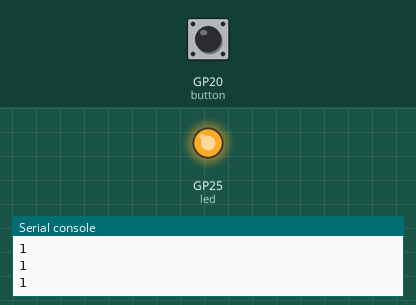
Recording of a program running on a simulated Raspberry Pi Pico running MicroPython. Shown: output pins drawn as LEDs (lit = HIGH), the last lines printed to the serial console. The test bench sets the inputs (shaded band); at power-on: GP20 (button) HIGH.

Above: at 1.2 s.
1.3 s: GP20 (button) pulled LOW for 0.15 s
At 1.4 s:
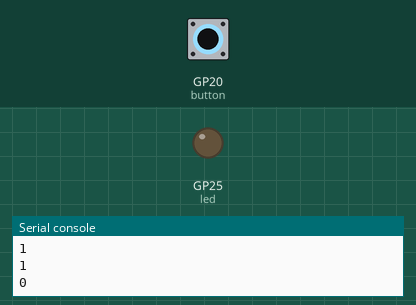
3.0 s: GP20 (button) pulled LOW for 3.2 s
At 6.8 s:
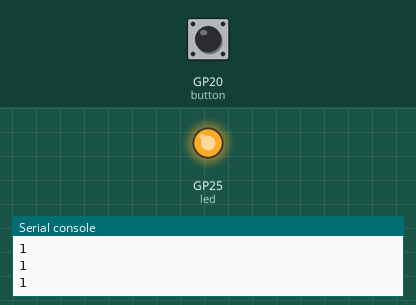
Timing chart, 0 to 8.3 s (numbered marks = the images above; inputs shaded):
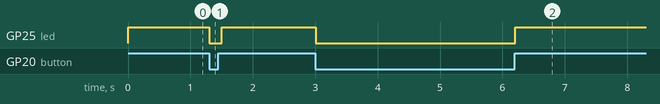

The program:

Button.py
```python
"""
버튼을 누르면 LED가 꺼지고, 버튼을 누르지 않으면 LED가 켜지는 의사코드

1. LED 핀 설정
2. 버튼 핀 설정
3. 무한 루프
    4. 버튼의 상태 확인
    5. 버튼이 눌렸을 때
        6. LED 끄기
    7. 버튼이 눌리지 않았을 때
        8. LED 켜기
    9. 0.1초 대기
"""

from machine import Pin
from utime import sleep
import utime

led = Pin('LED', Pin.OUT)

# GPIO 20번 핀에 연결된 버튼을 입력 모드로 설정합니다. 내부 풀업 저항을 활성화합니다.
button = Pin(20, Pin.IN, Pin.PULL_UP)


# 무한 루프를 통해 버튼의 상태를 지속적으로 확인하고 LED를 제어합니다.
while True:
    # button의 상태를 출력합니다. (눌렸을 때 0, 눌리지 않았을 때 1)
    print(button.value())

    if button.value() == 0:
        led.value(False)
    else:
        led.value(True)

    # 0.1초마다 반복합니다.
    utime.sleep(0.1)
```

Measured:
- after the input at 1.3 s, GP25 (led): HIGH → LOW at once, → HIGH 0.20 s later
- after the input at 3.0 s, GP25 (led): HIGH → LOW at once, → HIGH 3.2 s later
